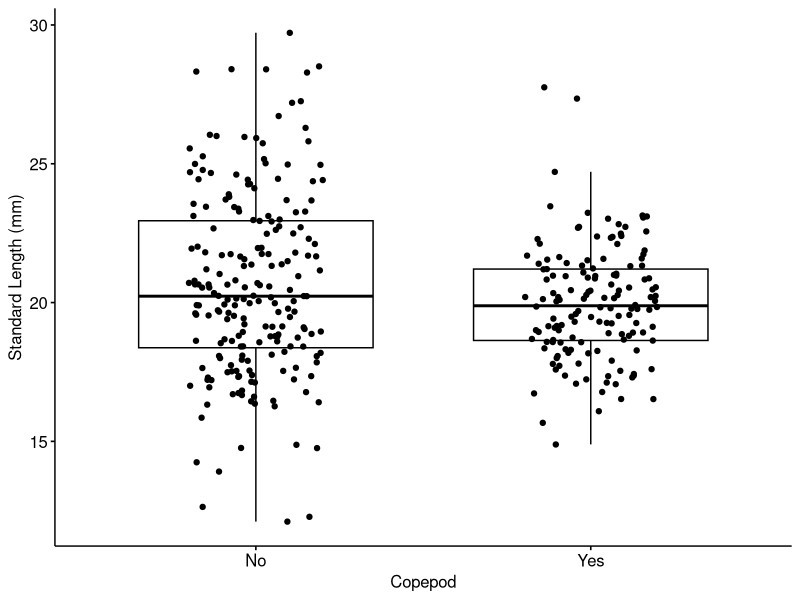
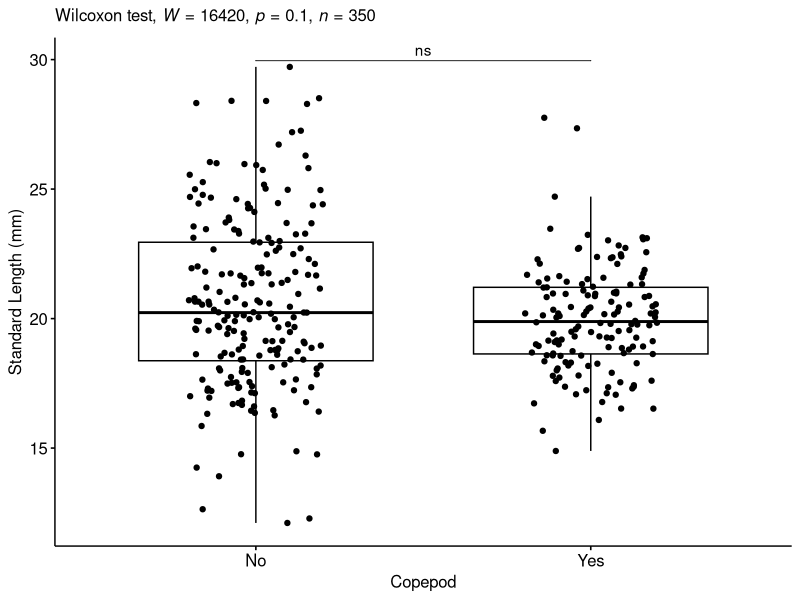
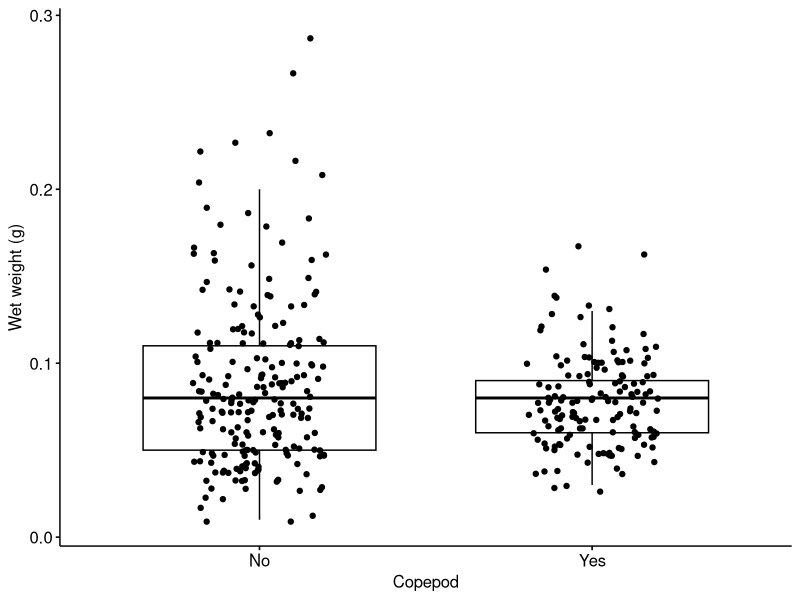
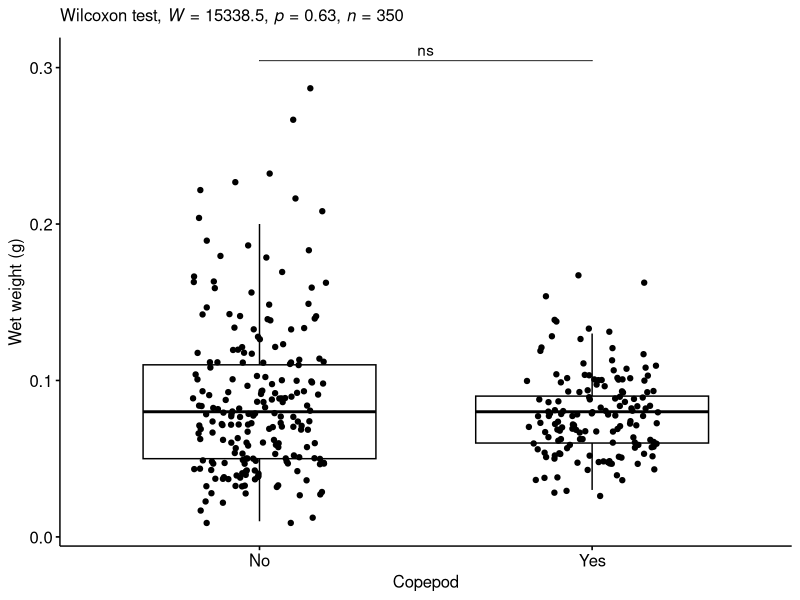
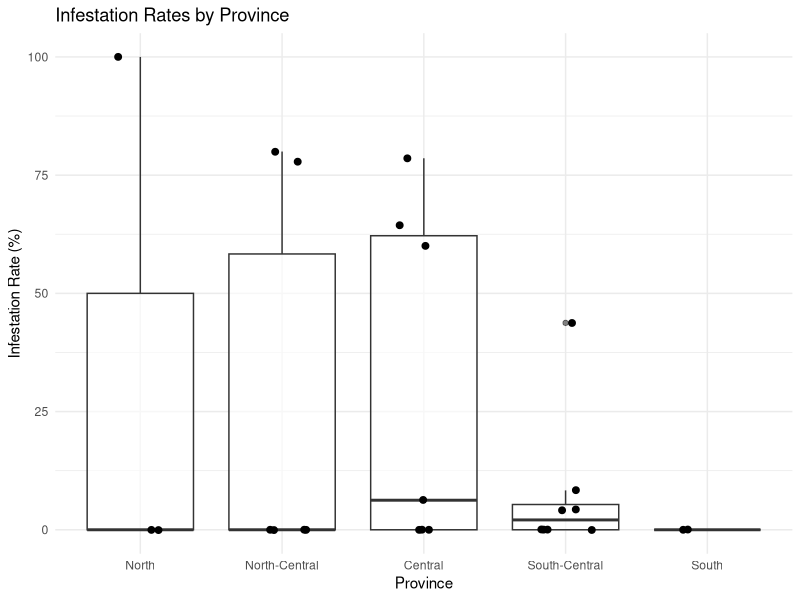

Here is the R script that generated these plots, in order:
library(tidyverse)
library(dplyr)
library(ggplot2)
library(rstatix)
library(ggpubr)
library(coin)
library(car)
library(broom)
library(reshape2)
setwd("/Users/limk/Desktop/Ongoing manuscript/new copepod/R script")
copepoda<-read.csv("copepod infestation rate.csv")
## Testing whether there is evidence to support the idea that the presence of copepod infestation varies significantly across different Provinces.
# Create a contingency table
cont_table <- table(copepoda$Copepod, copepoda$Province)

# Perform Fisher's exact test
fisher_test <- fisher.test(cont_table)
fisher_test$p.value
print(fisher_test)

#post-hoc test
pairwise.fisher.test <- pairwise_fisher_test(cont_table, p.adjust.method = "bonferroni")
print(pairwise.fisher.test)

# Example calculating odds ratios
odds_ratios <- sapply(2:ncol(cont_table), function(i) {
  fisher.test(cont_table[, c(1, i)])$estimate
})
print(odds_ratios)

bubplot<-ggplot(pairwise.fisher.test, aes(x = group1, y = group2, size = n, fill = p.adj.signif)) +
  geom_point(shape = 21, colour = "black") +
  scale_size_area(max_size = 15) +
  labs(title = "Pairwise Fisher's Exact Test Adjusted p-values and Sample Size",
       x = "Group 1", y = "Group 2", size = "Sample Size") +
  scale_fill_manual(values = c("ns" = "gray", "*" = "blue", "**" = "green", "***" = "purple", "****" = "red")) +
  theme_minimal() +
  theme(axis.text.x = element_text(angle = 45, hjust = 1))

copepoda %>%
  group_by(Copepod) %>%
  get_summary_stats(SL, type = "median_iqr")
bxp <- ggboxplot(
  copepoda, x = "Copepod", y = "SL", 
  ylab = "Standard Length (mm)", xlab = "Copepod", add = "jitter"
)
bxp
stat.test <- copepoda %>% 
  rstatix::wilcox_test(SL ~ Copepod) %>%
  add_significance()
stat.test
copepoda %>% wilcox_effsize(SL ~ Copepod)
stat.test <- stat.test %>% add_xy_position(x = "Copepod")
bxp + 
  stat_pvalue_manual(stat.test, tip.length = 0) +
  labs(subtitle = get_test_label(stat.test, detailed = TRUE))

copepoda %>%
  group_by(Copepod) %>%
  get_summary_stats(Weight, type = "median_iqr")
bxp2 <- ggboxplot(
  copepoda, x = "Copepod", y = "Weight", 
  ylab = "Wet weight (g)", xlab = "Copepod", add = "jitter"
)
bxp2
stat.test2 <- copepoda %>%
  rstatix::wilcox_test(Weight ~ Copepod) %>%
  add_significance()
stat.test2
copepoda %>% wilcox_effsize(Weight ~ Copepod)
stat.test2 <- stat.test2 %>% add_xy_position(x = "Copepod")
bxp2 + 
  stat_pvalue_manual(stat.test2, tip.length = 0) +
  labs(subtitle = get_test_label(stat.test2, detailed = TRUE))

rate<-read.csv("new.csv")
kruskal_test <- kruskal.test(Rate ~ Province, data = rate)
print(kruskal_test)

# Create a boxplot with individual data points
rate$Province<-factor(rate$Province, levels=c("North", "North-Central", "Central", "South-Central", "South"))
ggplot(rate, aes(x = Province, y = Rate)) +
  geom_boxplot(aes(x = Province), alpha = 0.6) +
  geom_jitter(width = 0.2, aes(x = Province), size = 2) +
  labs(title = "Infestation Rates by Province",
       x = "Province",
       y = "Infestation Rate (%)") +
  theme_minimal()
